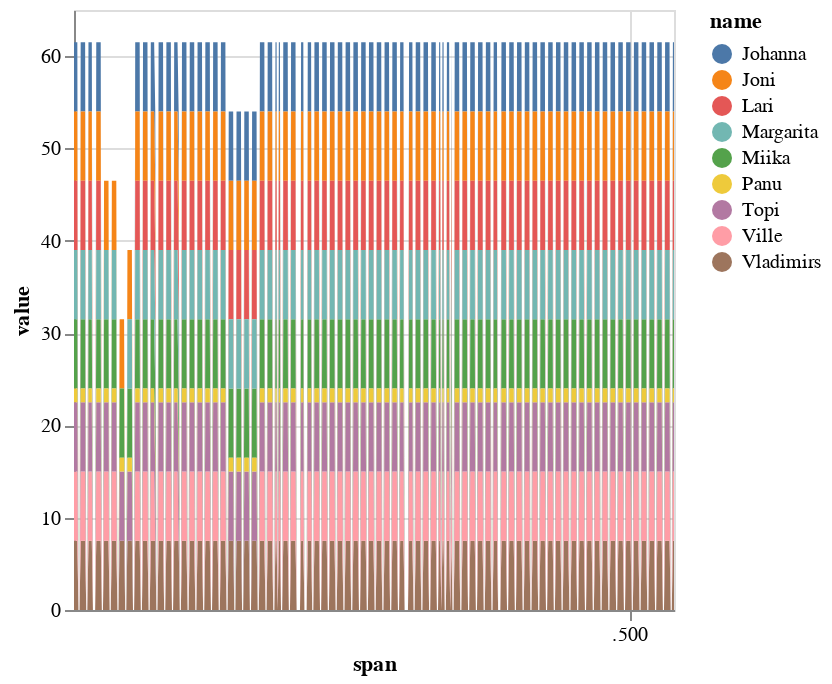

This figure's notebook cell:
### Code cell
alt.Chart(maxes).mark_area().encode(x="span:T", y="value:Q", color="name:N").properties(
    width="container"
)

### Figure 1 — Vega-Lite specification as saved in the notebook (floating-point values rounded to 4 significant figures; data arrays with more than 128 entries replaced by an {"elided": "..."} marker saying what was removed)
{"config": {"title": {"font": "Trebuchet MS", "subtitleFont": "Trebuchet MS"}, "axis": {"labelFont": "Trebuchet MS", "titleFont": "Trebuchet MS"}, "header": {"labelFont": "Trebuchet MS", "titleFont": "Trebuchet MS"}, "legend": {"labelFont": "Trebuchet MS", "titleFont": "Trebuchet MS"}}, "data": {"name": "data-ed19d7f2a5952dc1dcdae1bd846d52ee"}, "mark": {"type": "area"}, "encoding": {"color": {"field": "name", "type": "nominal"}, "x": {"field": "span", "type": "temporal"}, "y": {"field": "value", "type": "quantitative"}}, "width": "container", "$schema": "https://vega.github.io/schema/vega-lite/v5.8.0.json", "datasets": {"data-ed19d7f2a5952dc1dcdae1bd846d52ee": {"elided": "4860 records"}}}
